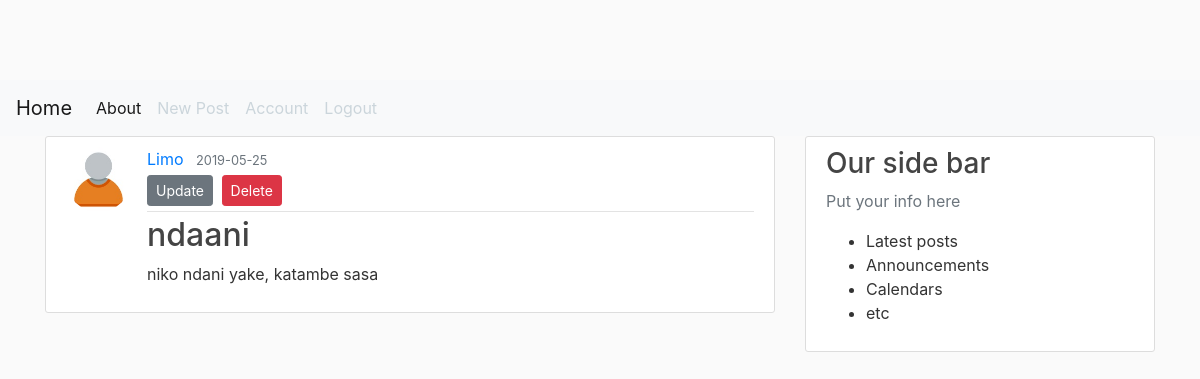
The app's page /post/15 (signed in), older data.
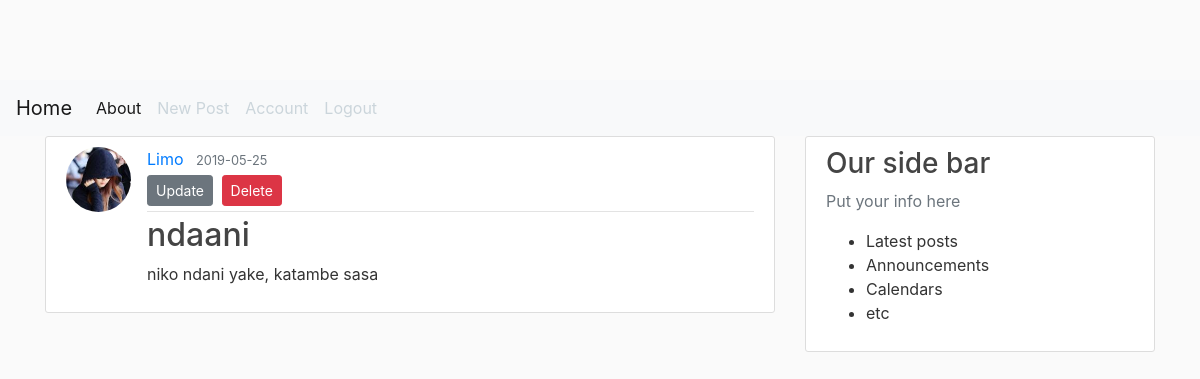
The same page, newer data.
### flaskblog/models.py (models this page shows, shortened)
class User(db.Model, UserMixin):
    id=db.Column(db.Integer, primary_key=True)
    username = db.Column(db.String(50), unique=True, nullable=False)
    email = db.Column(db.String(120), unique=True, nullable=False)
    image_file = db.Column(db.String(20), nullable=False, default='default.jpg')
    password = db.Column(db.String(60), nullable=False)
    posts= db.relationship('Post', backref='author', lazy=True)

### flaskblog/routes.py (the view)
@app.route("/post/<int:post_id>")
@login_required
def post(post_id):
    post= Post.query.get_or_404(post_id)
    return render_template('post.html', title=post.title, post=post)

### flaskblog/models.py (called while the page is built)
@login_manager.user_loader
def load_user(user_id):
    return User.query.get(int(user_id))

### flaskblog/templates/post.html (shortened to what this page needs)
{% extends "layout.html" %}
{% block content %}
<article class="media content-section">
    <img class="rounded-circle article-img" src="{{ url_for('static', filename='profpics/' + post.author.image_file ) }}" >
    <div class="well media-body">
        <div class="article-metadata">
            <a class="mr-2" href="{{ url_for('user_posts', username=post.author.username) }}">{{ post.author.username }}</a>
            <small class="text-muted">{{ post.date_posted.strftime('%Y-%m-%d') }}</small>
            {% if post.author == current_user %}
                <div >
                    <a class="btn btn-secondary btn-sm mt-1 mb-1" href="{{ url_for('update_post', post_id = post.id) }}">Update</a>
                    <button type="button" class="btn btn-danger btn-sm m-1"  data-toggle="modal" data-target="#deleteModal">Delete</button>
                </div>
            {% endif %}
        </div>
        <h2 class="article-title" >{{ post.title }}</h2>
        <p class="article-content">{{ post.content }}</p>
    </div>
</article>
{% endblock content %}

Row changes from the older to the newer data that the page shows:
changed User "Limo": image_file: picture added in place of a placeholder
